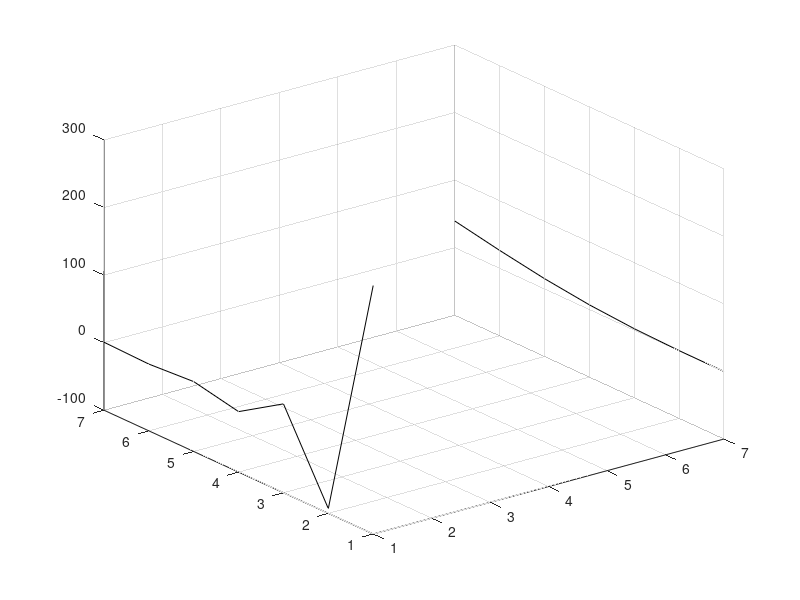
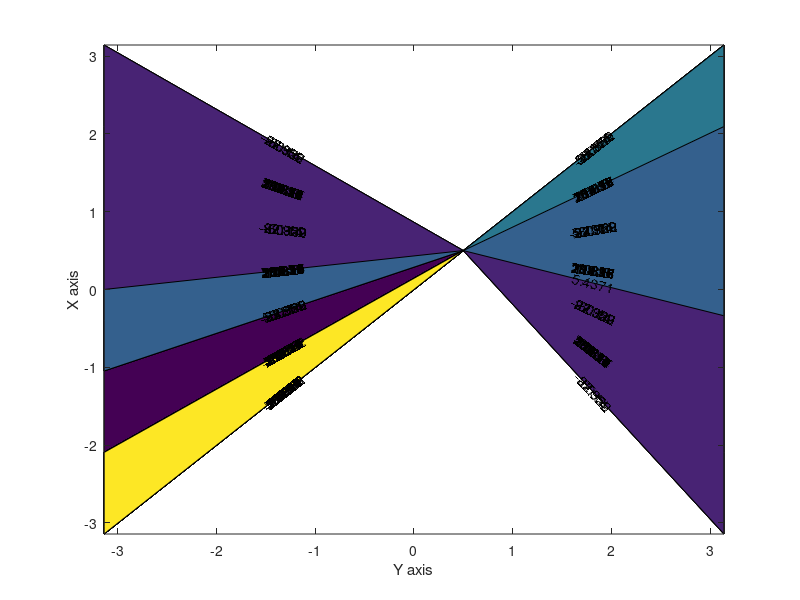

Write MATLAB code to recreate these figures, in order.
%Travis Franks 1372696 Helmholtz Equation Final Project Gauss Seidel Method
clear all
clc
%Setting the value of X_Internal_Nodes, the number of elements along X-domain:
X_Internal_Nodes = input('Enter value of X_Internal_Nodes, the number of internal nodes for the X-domain: ');
%Setting the value of Y_Internal_Nodes, the number of elements along
%Y-domain:
Y_Internal_Nodes = input('Enter value of Y_Internal_Nodes, the number of internal nodes for the Y-domain: ');
%Setting the value of C (capital lambda in problem statement):
C = input('Enter value of C, the given constant for capital lambda: ');
%Setting the value of Es, the acceptable limit of error for system convergence:
Es = 10^-10;
%Defining L, the length of the X and Y domains:
L = 2 * pi();
%Determining DX and DY, the change of X and Y respectively from element to
%element:
DX = L / (X_Internal_Nodes + 1);
DY = L / (Y_Internal_Nodes + 1);
%Defining coefficients, A and B, that remain constant throughout matrix operations:
A = C - (2 * (DX^2)) - (2 * (DY^2));
B = (DX^2) * (DY^2);
%Determining number of elements  on both X and Y domains, so as to only
%perform the calculation one time for optimization:
N = X_Internal_Nodes + 2; %N = number of X domain values
M = Y_Internal_Nodes + 2; %M = number of Y domain values
%Performing setup for Gauss-Seidel Approximation that will solve for U values
%(unknown solution values over X and Y domains):
U = zeros(N,M);
W = zeros(N,M);
Z = 0; %Z functions as a counter for number of iterations performed during Gauss-Seidel
Error = zeros(N,M-2); %(M-2) rather than just M because the Dirichlet Boundary Conditions cause two rows to have constant values and therefore will have an error of 0 per iteration (optimal to exclude unnecessary repeated calculations) 
Ea = 100; %Provides initial value of Ea, or the relative iterative error, for the Gauss_Seidel Approximation
%Solving for U values defined by Dirichlet Boundary Conditions that will
%remain constant as Gauss Seidel iterations are performed:
for i = 1:N
    U(i,1) = cos(pi() * DX * (i-1)) * cosh((2 * pi()) - (DX * (i-1)));
    U(i,M) = ((i-1) * DX)^2 * sin(((i-1) * DX) / 4);
end
%Defining node indexing points to be used for the general form of the
%discretization:
NN = N-1;
MM = M-1;
%Defining initial Tcheck value for checkpointing every set period of time of
%the Gauss-Seidel loop:
Tcheck = 60; %checkpoint every 60 seconds
%Defining initial timer variable value to be greater than start timer initial value to start timer loop in Gauss-Seidel loop:
T = 0;
Tcounter = 0; %Stores time values for combined loop times, if loop takes less than a minute to run
save('Variables.mat') %Resets variable values before load checkpoint, so code can be run from either the start or load point
%%
%*****To load variables for checkpointing, run starting from this block*****
load('Variables.mat')
%Performing Gauss Seidel Approximation to solve for U values:
if (A ~= 0)%Set condition for just in case the variable coefficient is equal to zero from a poor choice in nodes along X and Y domains, as it will function as a denominator
    while (Ea > Es)
        tic;
        if (Tcounter >= Tcheck) %Saves at least every 60 seconds or every Gauss-Seidel loop iteration, if the iterations take longer
            Tcounter = 0; %Resets time counter to 0
            save('Variables') %Saves variables for checkpointing for start/restart capability
        end
        %Evaluating for U (solution) values defined by Neumann Boundary
        %Conditions that are evaluated by Gauss-Seidel Method
        for j = 2:MM
            W(1,j) = U(1,j); %W saves value of U for error calculation
            U(1,j) = (- 2 * (DY^2) * U(2,j) - (DX^2) * U(1,j-1) - (DX^2) * U(1,j+1)) / A;  %cos((pi() / 2) * (0 + 1)) = 0 so Fi,j = 0, Neumann condition for X = -pi
            Error(1,j) = abs((U(1,j) - W(1,j)) / U(1,j)); %Computes relative error for this calculation inside this iteration
            
            W(N,j) = U(N,j); %W saves value of U for error calculation
            U(N,j) = (- 2 * (DY^2) * U(NN,j) - (DX^2) * U(N,j-1) - (DX^2) * U(N,j+1)) / A; %cos(3 * pi() / 2) = 0 so Fi,j = 0, Neumann condition for X = pi
            Error(N,j) = abs((U(N,j) - W(N,j)) / U(N,j)); %Computes relative error for this calculation inside this iteration
        end
        %Evaluating for general expression (internal nodes):
        for j = 2:MM
            for i = 2:NN
                W(i,j) = U(i,j); %W saves value of U for error calculation
                U(i,j) = (B * (cos((pi() / 2) * ((((i-1) * DX) / pi()) + 1)) * sin(((j - 1) * DY) / 2)) - (DY^2) * U(i-1,j) - (DY^2) * U(i+1,j) - (DX^2) * U(i,j-1) - (DX^2) * U(i,j+1)) / A;
                Error(i,j) = abs((U(i,j) - W(i,j)) / U(i,j)); %Computes relative error for this calculation inside this iteration
            end
        end
        Ea = max(max(Error));
        Z = Z + 1; %Counts the number of loop iterations
        T = toc; %Determines how long the Gauss-Seidel iteration took
        Tcounter = Tcounter + T; %Counts how much time has elapsed since the last variable checkpoint save
    end
else
    disp('Select a different number of nodes for X or Y domain or change the value of C, the given constant for capital lambda.')
end
save('Variables.mat')
%%
%Plotting visualizations for ease of interpretation of results:
load('Variables.mat') %Provides the option of loading the variables directly onto the plot section, if a failure occurs while plotting

figure
surf(U) %Produces surface plot of solution matrix for Helmholtz equation:

%Plotting contour lines of U, the solution matrix for 2-D interpretation of
%results obtained:
X = zeros(N,1);
for i = 1:N
    X(i,1) = -pi() + (i-1) * DX; %Defines values along X-axis for plot, from -pi to pi along X domain
end
Y = zeros(M,1);
for j = 1:M
    Y(j,1) = -pi() + (j-1) * DY; %Defines values along Y-axis for plot, from -pi to pi along Y domain
end
figure
[Matrix, Object] = contourf(Y, X, U); %Plots the contour of the solution matrix
xlabel('Y axis'), ylabel('X axis')
clabel(Matrix, Object) %Labels the peak values for all of the contour lines